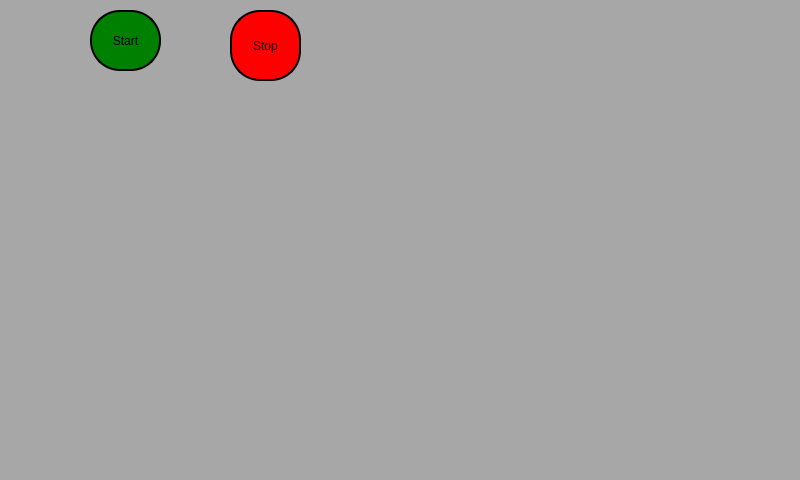
<?xml version="1.0" encoding="UTF-8"?>
<ui version="4.0">
 <class>MainWindow</class>
 <widget class="QMainWindow" name="MainWindow">
  <property name="geometry">
   <rect>
    <x>0</x>
    <y>0</y>
    <width>800</width>
    <height>480</height>
   </rect>
  </property>
  <property name="windowTitle">
   <string>MainWindow</string>
  </property>
  <property name="styleSheet">
   <string notr="true">background-color: rgb(167, 167, 167);</string>
  </property>
  <widget class="QWidget" name="centralwidget">
   <widget class="QPushButton" name="pushButton">
    <property name="geometry">
     <rect>
      <x>90</x>
      <y>10</y>
      <width>71</width>
      <height>61</height>
     </rect>
    </property>
    <property name="styleSheet">
     <string notr="true">background-color: green;
border-style: outset;
border-width: 2px;
border-radius: 30px;
border-color: black;
padding: 4px;

font: 75 italic 18pt &quot;PibotoLt&quot;;</string>
    </property>
    <property name="text">
     <string>Start</string>
    </property>
   </widget>
   <widget class="QPushButton" name="pushButton_2">
    <property name="geometry">
     <rect>
      <x>230</x>
      <y>10</y>
      <width>71</width>
      <height>71</height>
     </rect>
    </property>
    <property name="styleSheet">
     <string notr="true">background-color: red;
border-style: outset;
border-width: 2px;
border-radius: 30px;
border-color: black;
padding: 4px;

font: 75 italic 18pt &quot;PibotoLt&quot;;</string>
    </property>
    <property name="text">
     <string>Stop</string>
    </property>
   </widget>
  </widget>
  <widget class="QMenuBar" name="menubar">
   <property name="geometry">
    <rect>
     <x>0</x>
     <y>0</y>
     <width>800</width>
     <height>28</height>
    </rect>
   </property>
  </widget>
  <widget class="QStatusBar" name="statusbar"/>
 </widget>
 <resources/>
 <connections/>
</ui>
